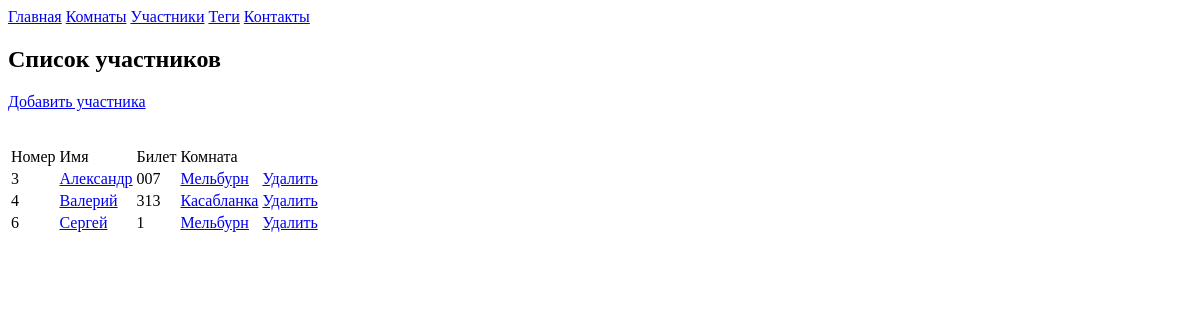
The page /roulette/persons on the database as committed earlier.
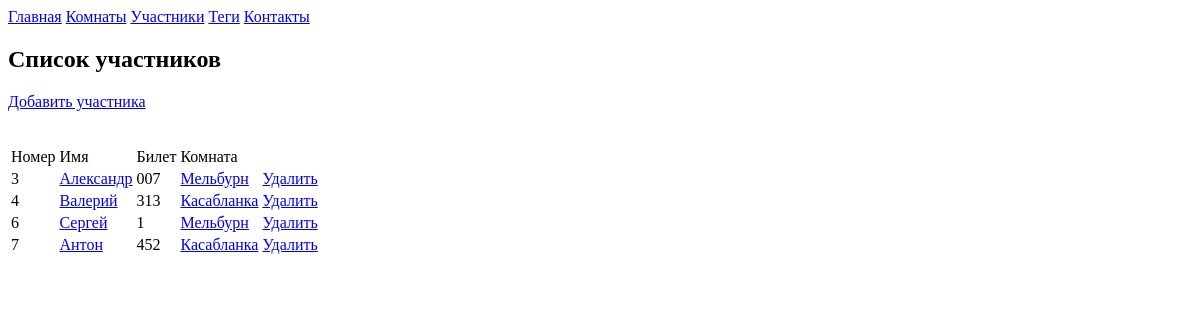
The same page on the database as committed later.
### roulette/models.py (models this page shows, shortened)
class Person(models.Model):
    ticket = models.CharField(max_length=255)
    name = models.CharField(max_length=255)
    chatroom = models.ForeignKey(ChatRoom, on_delete=models.PROTECT, null=True, default=None)
    tags = models.ManyToManyField(Tag)

class ChatRoom(models.Model):
    name = models.CharField(max_length=255)
    capacity = models.IntegerField(default=0)
    occupied = models.IntegerField(default=0)

### roulette/views.py (the view)
# urls.py: path('persons', views.persons),
def persons(request):
    format = request.GET.get('format', 'html')
    if format == 'json':
        personsdata = serializers.serialize('json', Person.objects.all())
        return JsonResponse({
            'persons': personsdata
        })
    return render(request, 'persons.html', {
        'persons': Person.objects.all()
    })

### roulette/templates/persons.html (shortened to what this page needs)
{% extends 'base.html' %}
{% block content %}
    <h2>Список участников</h2>
    <a href="/roulette/addperson">Добавить участника</a>
    <br><br>
    <table>
        <tr>
            <td>Номер</td>
            <td>Имя</td>
            <td>Билет</td>
            <td>Комната</td>
        </tr>
        {% for person in persons %}
        <tr>
            <td>{{ person.id }}</td>
            <td><a href="/roulette/person/{{ person.id }}">{{ person.name }}</a></td>
            <td>{{ person.ticket }}</td>
            <td><a href="/roulette/chatroom/{{ person.chatroom.id }}">{{ person.chatroom.name }}</a></td>
            <td><a href="/roulette/removeperson/{{ person.id }}">Удалить</a></td>
        </tr>
        {% endfor %}
    </table>
{% endblock %}

### roulette/templates/base.html (shortened to what this page needs)
<!DOCTYPE html>
<html lang="en">
<head>
</head>
<body>
    <a href="/roulette">Главная</a>
    <a href="/roulette/chatrooms">Комнаты</a>
    <a href="/roulette/persons">Участники</a>
    <a href="/roulette/tags">Теги</a>
    <a href="/roulette/contacts">Контакты</a>
    {% block content %}{% endblock %}
</body>
</html>

Rows that differ between the two databases and show on the page:
added Person: id "7", name "Антон", ticket "452", chatroom.name "Касабланка"
